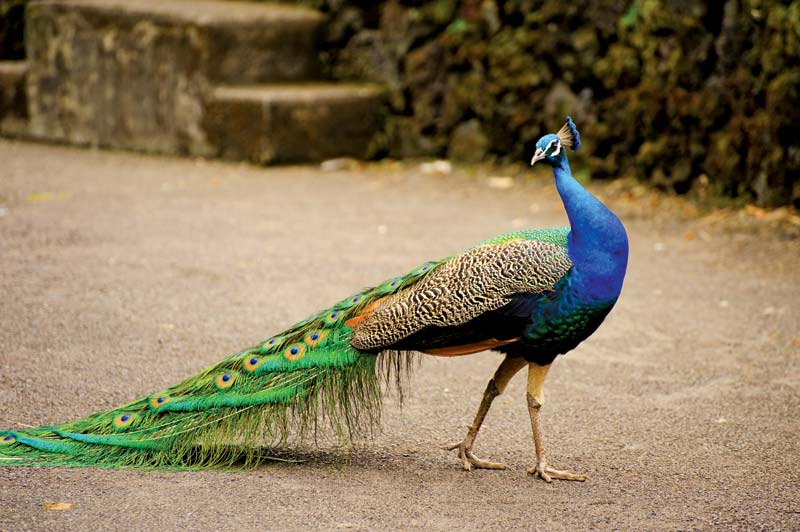
#> input picture omolade/peacock.jpg, 800 x 532 px, found by its file name
$ python resize.py
#> lines starting #> are read from the running program, lines starting #| are printed output that depends on the picture
import cv2

img=cv2.imread(r'C:\Users\P-COMPUTERS\Documents\cil-internship-cohort-02\omolade\peacock.jpg')
#> img is the input picture: shape (532, 800, 3); mean B, G, R 91.9, 121.2, 136.3


scale_percent=0.50
#defining new width and height

width=int(img.shape[1]*scale_percent)
#> width = 400

height=int(img.shape[0]*scale_percent)
#> height = 266

dimension = (width,height)
#> dimension = (400, 266)

#resizing the image

resized=cv2.resize(img,dimension,interpolation=cv2.INTER_AREA)
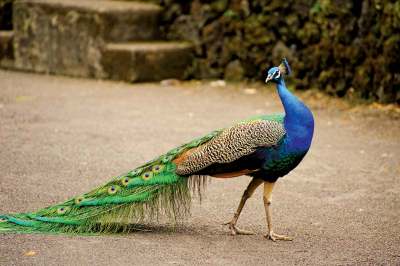
#> resized: shape (266, 400, 3); mean B, G, R 92, 121.3, 136.4

print(resized.shape)
#| (266, 400, 3)

cv2.imshow('output',resized)

cv2.imwrite('resized_peacock.jpg',resized)


cv2.waitKey(0)
